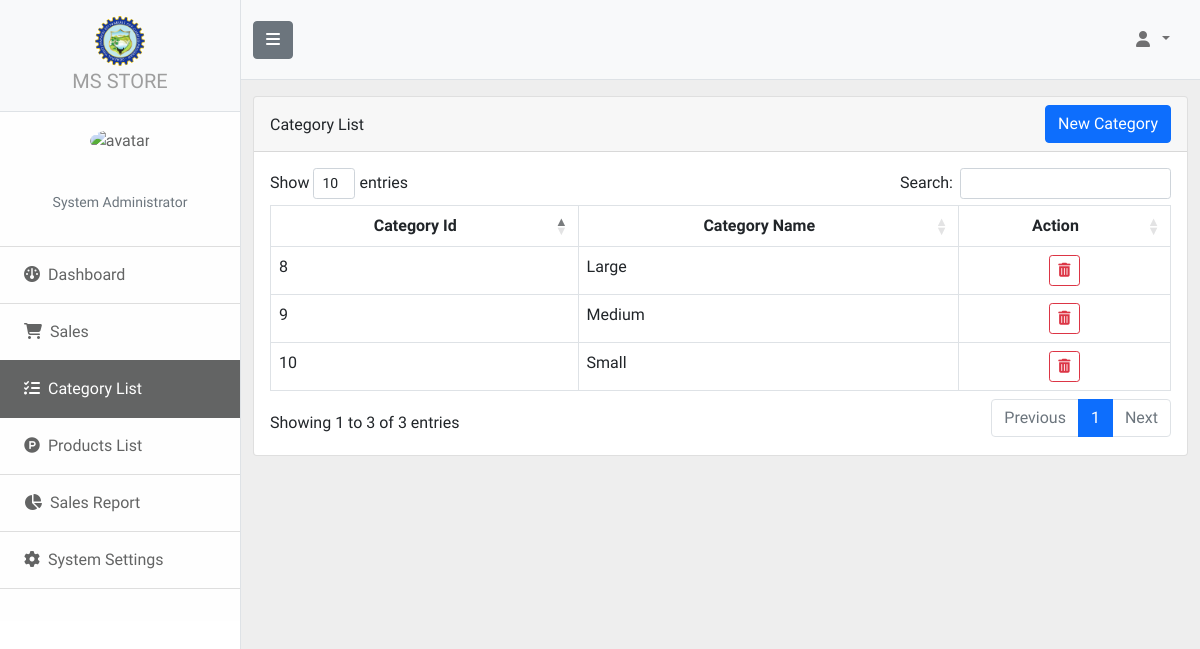
The app's page /category.php with its own data.
### tables this page shows
CREATE TABLE `tbl_logo` (
  `logo_id` int(11) NOT NULL,
  `path` text NOT NULL
);

CREATE TABLE `tbl_category` (
  `cat_id` int(11) NOT NULL,
  `category` text NOT NULL
);

### loader.php (called while the page is built, shortened)
<?php
    function autoLoader($className) {
        $path = "Classes/";
        $extension = ".php";
        $filename = $path . $className . $extension;
    }
?>

### Classes/Db.php (called while the page is built)
<?php
    class Db {
        private $servername = "localhost";
        private $username = "root";
        private $password = "0987654321";
        private $dbname = "db_ms_store";
        public function connect() {
            try {
                $pdo = new PDO("mysql:host=$this->servername;dbname=$this->dbname", $this->username, $this->password);
                $pdo->setAttribute(PDO::ATTR_ERRMODE, PDO::ERRMODE_EXCEPTION);
                } catch(PDOException $e) {
                throw $e;
            }
            return $pdo;
        }
    }
?>

### Classes/Settings.php (called while the page is built, shortened)
<?php
    class Settings extends Db {
        public function getLogo() {
            try {
                $stmt = $this->connect()->prepare("SELECT * FROM tbl_logo");
                $stmt->execute();
                if($row = $stmt->fetch(PDO::FETCH_ASSOC)
                ) {
                    return $row;
                }
            } catch (Exception $e) {
                return array(
                    'message'=> $e->getMessage(),
                    'status' => 'error'
                );
            }
        }
    }
?>

### Classes/Category.php (called while the page is built, shortened)
<?php
    class Category extends Db {
        public function getCategory() {
            try {
                $stmt = $this->connect()->prepare("SELECT * FROM tbl_category WHERE cat_id ORDER BY cat_id DESC");
                $stmt->execute();
                $arr = array();
                while($row = $stmt->fetch(PDO::FETCH_ASSOC)
                ){
                    $arr[]=$row;
                }
                return $arr;
            } catch (Exception $e) {
                return array(
                    'message'=> $e->getMessage(),
                    'status' => 'error'
                );
            }
        }
    }
?>

### category.php (the view, shortened to what this page needs)
<!DOCTYPE html>
<html lang="en">
<head>
    <?php include('header.php');?>
</head>
<body>
    <div class="d-flex" id="wrapper">
        <?php $category='active'; include('sidebar.php');?>
        <div class="container-fluid pt-3">
            <div class="card">
                <div class="card-header">
                    <div class="row">
                        <div class="col mt-2">
                            Category List
                        </div>
                        <div class="col">
                            <button style="float: right;" class="btn btn-primary" data-bs-toggle="modal" data-bs-target="#categoryModal">New Category</button>
                        </div>
                    </div>
                </div>
                <div class="card-body">
                    <div style="overflow: auto;">
                        <table id="tbl" class="table table-bordered" style="width: 100%;">
                            <thead>
                                <tr>
                                    <th class="text-center">Category Id</th>
                                    <th class="text-center">Category Name</th>
                                    <th class="text-center">Action</th>
                                </tr>
                            </thead>
                            <tbody>
                                <?php foreach ($catObj->getCategory() as $cat):?>
                                    <tr>
                                        <td><?php echo $cat['cat_id']?></td>
                                        <td><?php echo $cat['category']?></td>
                                        <td><center>
                                            <button class="btn-sm btn btn-outline-danger" onclick="removeCategory('<?php echo $cat['cat_id']?>')"><i class="fa-solid fa-trash-can"></i></button>
                                        </center></td>
                                    </tr>
                                <?php endforeach;?>
                            </tbody>
                        </table>
                    </div>
                </div>
            </div>
        </div>
    </div>
</body>
</html>

### sidebar.php (shortened to what this page needs)
<?php include('route.php');?>
<div class="border-end bg-white" id="sidebar-wrapper">
    <div class="sidebar-heading border-bottom bg-light">
    <center><a href="."><img style="border-radius: 50%;margin: auto;" src="./uploads/<?php echo $settingObj->getLogo()['path'];?>" alt="LOGO" width="50" height="50" class="d-inline-block align-text-top">
    <br><span style="color: #9e9e9e;font-size: 20px">MS STORE</span></a>
   </center>
    </div>
    <div class="list-group list-group-flush">
        <a class="list-group-item list-group-item-light p-3" data-bs-toggle="modal" data-bs-target="#changePassModal">
            <center><img src="./uploads/<?php echo $_SESSION['avatar'];?>" alt="avatar" width="130" height="130" style="border-radius: 50%;">
            <p><span style="font-size: 25px;"><?php echo ucwords($_SESSION['name']);?></span><br><span class="text-muted" style="font-size: 14px;">System Administrator</span></p>
            </center>
        </a>
        <a class="list-group-item list-group-item-action list-group-item-light p-3 <?php echo $home;?>" href="administrator"><i class="fa-solid fa-gauge px-2"></i>Dashboard</a>
        <a class="list-group-item list-group-item-action list-group-item-light p-3 <?php echo $sales;?>" href="sale.php"><i class="fa-solid fa-cart-shopping px-2"></i>Sales</a>
        <a class="list-group-item list-group-item-action list-group-item-light p-3 <?php echo $category; ?>" href="category.php" ><i class="fa-solid fa-list-check px-2"></i>Category List</a>
        <a class="list-group-item list-group-item-action list-group-item-light p-3 <?php echo $product;?>" href="product.php" ><i class="fa-brands fa-product-hunt px-2"></i>Products List</a>
        <a class="list-group-item list-group-item-action list-group-item-light p-3 <?php echo $history;?>" href="history.php"><i class="fa-solid fa-pie-chart px-2"></i>Sales Report</a>
        <a class="list-group-item list-group-item-action list-group-item-light p-3 <?php echo $settings;?>" href="settings.php"><i class="fa-solid fa-gear px-2"></i>System Settings</a>
        <a class="list-group-item list-group-item-action list-group-item-light p-3" href="settings.php"></a>
    </div>
</div>
<div id="page-content-wrapper">
    <nav class="navbar navbar-expand-lg navbar-light bg-light border-bottom" style="height:80px;">
        <div class="container-fluid">
            <button class="btn btn-secondary" id="sidebarToggle"><i class="fa-solid fa-bars"></i></button>
            <div class="collapse navbar-collapse" id="navbarSupportedContent">
                <ul class="navbar-nav ms-auto mt-2 mt-lg-0">
                    <li class="nav-item dropdown py-3" style="padding: 10px;">
                        <a class="nav-link dropdown-toggle" id="navbarDropdown" href="#" role="button" data-bs-toggle="dropdown" aria-haspopup="true" aria-expanded="false"><i class="fa-solid fa-user px-2"></i><?php echo ucwords($_SESSION['name']);?></a>
                    </li>
                </ul>
            </div>
        </div>
    </nav>

### header.php (style rules this page uses)
body { font-family: "Trirong", serif; background: #eee; background-attachment: fixed; }
a { text-decoration: none; }

### records on screen
tbl_logo: path (picture)
tbl_category: cat_id "10", category "Small"
tbl_category: cat_id "9", category "Medium"
tbl_category: cat_id "8", category "Large"
